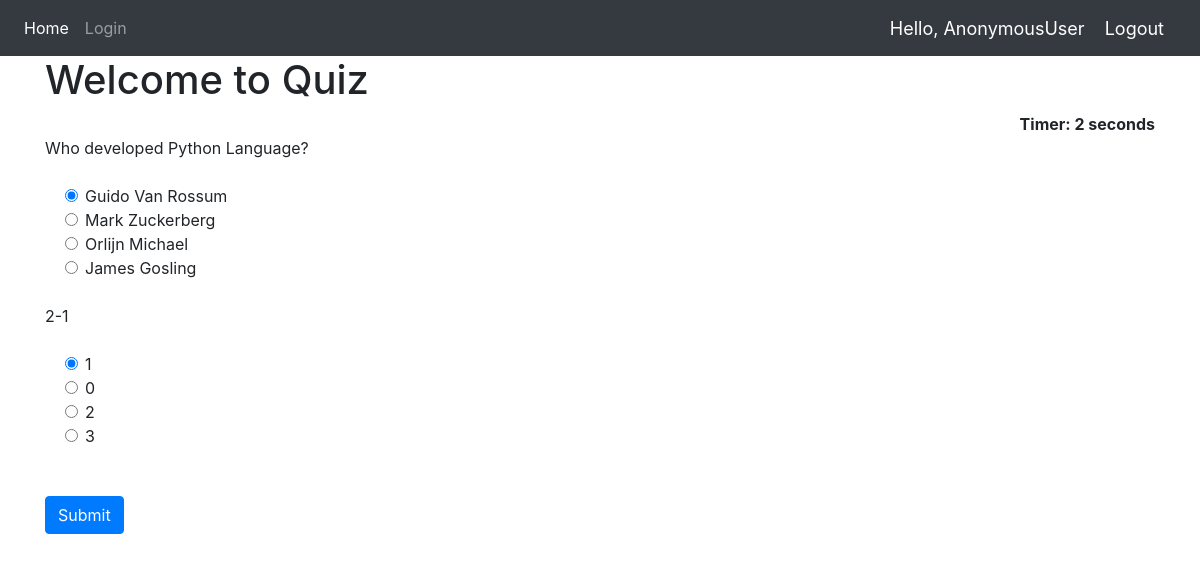
The page / on the database its author committed.
### members/models.py (models this page shows, shortened)
class QuesModel(models.Model):
    question = models.CharField(max_length=200,null=True)
    op1 = models.CharField(max_length=200,null=True)
    op2 = models.CharField(max_length=200,null=True)
    op3 = models.CharField(max_length=200,null=True)
    op4 = models.CharField(max_length=200,null=True)
    ans = models.CharField(max_length=200,null=True)

### members/views.py (the view)
# urls.py: 2. Add a URL to urlpatterns:  path('', views.home, name='home')
def home(request):
    if request.method == 'POST':
        print(request.POST)
        questions=QuesModel.objects.all()
        score=0
        wrong=0
        correct=0
        total=0
        for q in questions:
            total+=1
            print(request.POST.get(q.question))
            print(q.ans)
            print()
            if q.ans ==  request.POST.get(q.question):
                score+=10
                correct+=1
            else:
                wrong+=1
        percent = score/(total*10) *100
        context = {
            'score':score,
            'time': request.POST.get('timer'),
            'correct':correct,
            'wrong':wrong,
            'percent':percent,
            'total':total
        }
        return render(request,'result.html',context)
    else:
        questions=QuesModel.objects.all()
        context = {
            'questions':questions
        }
        return render(request,'home.html',context)

### members/templates/home.html (shortened to what this page needs)
{% extends 'dependencies.html' %}
{% block content %}
{% load static %}
<div class="container ">
<h1>Welcome to Quiz</h1>
<div align="right " id="displaytimer"><b>Timer: 0 seconds</b></div>
 <form method='post' action=''>
    {% for q  in questions%}
    <div class="form-group">
      <label for="question">{{q.question}}</label>
    </div>
    <div class="form-check">
        <div class="form-check">
            <input class="form-check-input" type="radio" name="{{q.question}}" id="gridRadios1" value="option1" checked>
            <label class="form-check-label" for="gridRadios1">
                {{q.op1}}
            </label>
        </div>
        <div class="form-check">
            <input class="form-check-input" type="radio" name="{{q.question}}" id="gridRadios2" value="option2">
            <label class="form-check-label" for="gridRadios2">
                {{q.op2}}
            </label>
        </div>
        <div class="form-check">
            <input class="form-check-input" type="radio" name="{{q.question}}" id="gridRadios1" value="option3">
            <label class="form-check-label" for="gridRadios1">
                {{q.op3}}
            </label>
        </div>
        <div class="form-check">
            <input class="form-check-input" type="radio" name="{{q.question}}" id="gridRadios2" value="option4">
            <label class="form-check-label" for="gridRadios2">
                {{q.op4}}
            </label>
        </div>
        <br>
    </div>
    {% endfor %}
    <br>
    <button type="submit" class="btn btn-primary">Submit</button>
  </form>
</div>
{% endblock %}

### members/templates/dependencies.html (shortened to what this page needs)
{% load static %}
<html>
    <head>
        <link rel="stylesheet" href="https://stackpath.bootstrapcdn.com/bootstrap/4.5.0/css/bootstrap.min.css">
    </head>
    <body>
        {% include 'navbar.html' %}
        {% block content %}
        {% endblock %}
        <br>
    </body>
</html>

### members/templates/navbar.html (shortened to what this page needs)
{% load static %}
<nav class="navbar navbar-expand-lg navbar-dark bg-dark">
  <div class="collapse navbar-collapse" id="navbarNav">
    <ul class="navbar-nav">
      <li class="nav-item active">
        <a class="nav-link" href="{% url 'home' %}">Home</a>
      </li>
      <li class="nav-item">
        <a class="nav-link" href="{% url 'login' %}">Login</a>
      </li>
    </ul>
  </div>
  <span class="greet">Hello, {{request.user}}</span>
  <span ><a  class="greet" href="{% url 'logout' %}">Logout</a></span>
</nav>

### members/templates/navbar.html (style rules this page uses)
.greet { font-size: 18px; color: #fff; margin-right: 20px; }

### rows shown on the page
QuesModel: question "Who developed Python Language?", op1 "Guido Van Rossum", op2 "Mark Zuckerberg", op3 "Orlijn Michael", op4 "James Gosling"
QuesModel: question "2-1", op1 "1", op2 "0", op3 "2", op4 "3"

### other values the page prints
{{ request.user }} "AnonymousUser"
